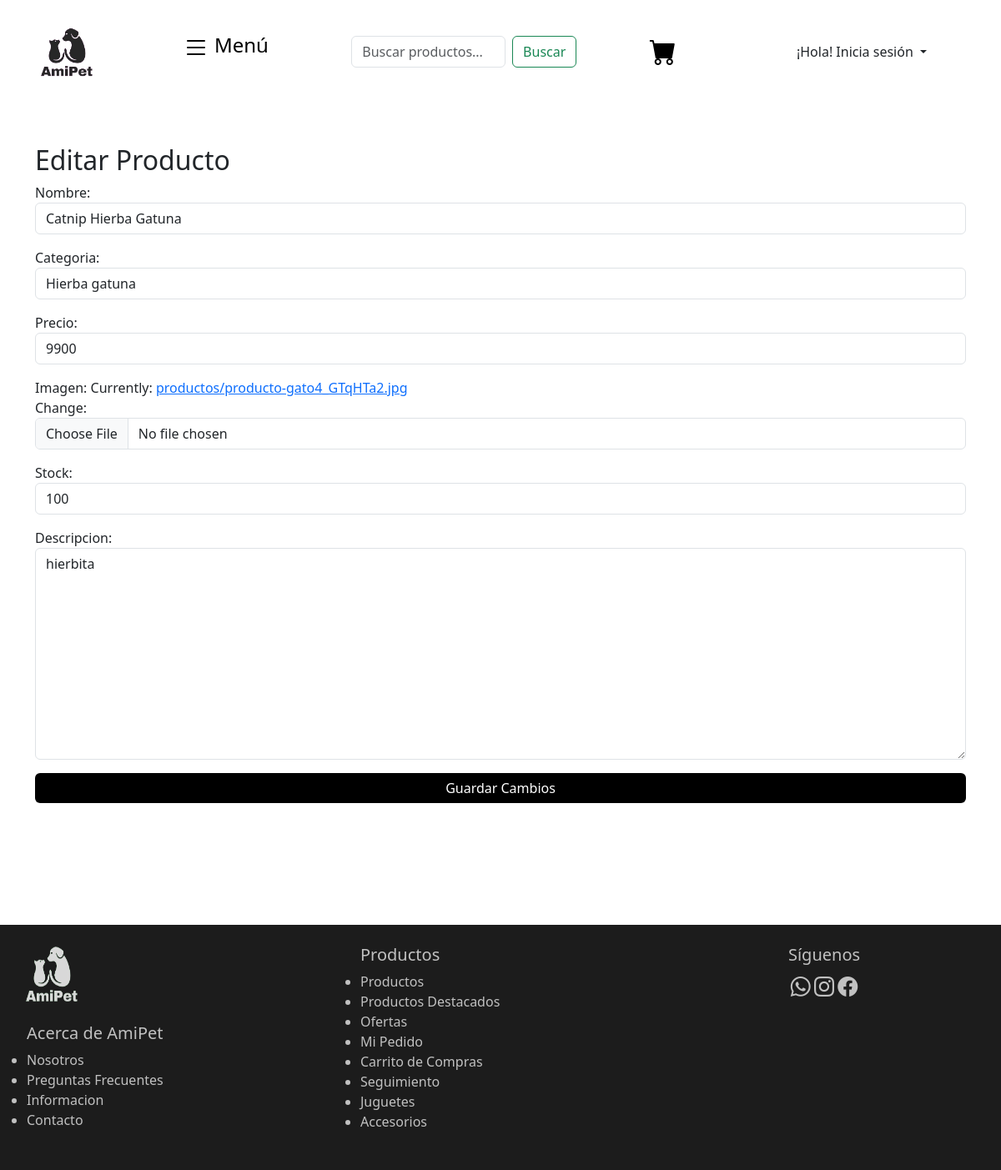
Screenshot of /producto/4/editar/ with the database file from the repository.
### CarritoApp/models.py (models this page shows, shortened)
class Producto(models.Model):
    nombre = models.CharField(max_length=64)
    categoria = models.ForeignKey(Categoria, on_delete=models.CASCADE)  # Updated to ForeignKey
    precio = models.IntegerField()
    imagen = models.ImageField(upload_to='productos/', default='media/default.png')
    stock = models.IntegerField(default=0)
    descripcion = models.TextField(blank=True, null=True)

class Categoria(models.Model):
    nombre = models.CharField(max_length=50, unique=True)
    def __str__(self):
        return self.nombre

### CarritoApp/views.py (the view)
# urls.py: path('producto/<int:pk>/editar/', views.editar_producto, name='editar_producto'),
def editar_producto(request, pk):
    producto = get_object_or_404(Producto, pk=pk)
    if request.method == 'POST':
        form = ProductoForm(request.POST, request.FILES, instance=producto)
        if form.is_valid():
            form.save()
            return redirect('Tienda')  # Redirige a la lista de productos o a otro lugar
    else:
        form = ProductoForm(instance=producto)
    return render(request, 'editar_producto.html', {'form': form})

### CarritoApp/forms.py
class ProductoForm(forms.ModelForm):
    class Meta:
        model = Producto
        fields = ['nombre', 'categoria', 'precio', 'imagen', 'stock', 'descripcion']
        widgets = {
            'nombre': forms.TextInput(attrs={'class': 'form-control'}),
            'categoria': forms.Select(attrs={'class': 'form-control'}),  # Updated to Select widget
            'precio': forms.NumberInput(attrs={'class': 'form-control'}),
            'imagen': forms.ClearableFileInput(attrs={'class': 'form-control'}),
            'stock': forms.NumberInput(attrs={'class': 'form-control'}),
            'descripcion': forms.Textarea(attrs={'class': 'form-control'}),
        }

### CarritoApp/context_processors.py (called while the page is built)
def total_carrito(request):
    total = 0
    if request.user.is_authenticated:
        if "carrito" in request.session:
            print("Carrito encontrado en la sesión:", request.session["carrito"])
            for key, value in request.session["carrito"].items():
                total += int(value["acumulado"])
    print("Total del carrito:", total)
    return {"total_carrito": total}

### CarritoApp/templates/editar_producto.html (shortened to what this page needs)
<!DOCTYPE html>
{% load static %}
<html lang="es">
<head>
    <link rel="stylesheet" href="https://cdn.jsdelivr.net/npm/bootstrap-icons@1.11.3/font/bootstrap-icons.min.css">
    <link href="{% static 'bootstrap/css/bootstrap.min.css' %}" rel="stylesheet">
    <link href="{% static 'css/index.css' %}" rel="stylesheet">
</head>
<body>
  <header class="header-container">
    <div class="header-content row row-cols-1 row-cols-sm-2 g-3">
        <div class="col-md-1 col-sm-3">
            <img src="{% static 'img/AmiPet.png' %}" alt="Logo" class="logo">
        </div>
        <div class="col-md-2 col-sm-9">
            <button class="abrir-menu">
                <div class="fs-4 mb-3">
                    Menú
                </div>
            </button>
        </div>
        <div class="col-md-3 col-sm-6">
            <form class="d-flex" role="search">
                <input class="form-control me-2" type="search" placeholder="Buscar productos..." aria-label="Search">
                <button class="btn btn-outline-success" type="submit">Buscar</button>
            </form>
        </div>
      {% if not user.is_superuser %}
        <div class="col-md-1 col-sm-2 align-items-center justify-content-center">
          <a href="{% url 'juguetesPerros' %}" class="btn-carrito">
            <i class="bi bi-cart-fill"></i>
          </a>
        </div>
      {% endif %}
        {% if user.is_authenticated %}
          <div class="dropdown col-md-3 col-sm-6" id="dropdownCuenta">
            <button class="btn dropdown-toggle" type="button" id="dropdownMenuButton">
                ¡Hola! {{ user.username }}
            </button>
            <ul class="dropdown-menu dropdown-menu-end" aria-labelledby="dropdownMenuButton">
                <li><a class="dropdown-item" href="{% url 'perfil_usuario' %}">Mi Perfil</a></li>
                <li><a class="dropdown-item" href="{% url 'logout' %}"><i class="bi bi-box-arrow-left"></i>   Cerrar Sesión</a></li>
            </ul>
          </div>
        {% else %}
          <div class="dropdown col-md-3 col-sm-6" id="dropdownCuenta">
            <button class="btn dropdown-toggle" type="button" id="dropdownMenuButton">
                ¡Hola! Inicia sesión
            </button>
          </div>
        {% endif %}
    </div>
</header>
    <div class="container mt-5">
    <h2>Editar Producto</h2>
    <form method="post" enctype="multipart/form-data">
        {{ form.as_p }}
        <button type="submit" class="btn btn-card">Guardar Cambios</button>
    </form>
  </div>
<br><br><br><br>
<footer class="container-footer">
    <div class="row w-100">
      <div class="col-md-4 footer1 mt-4">
        <a class="navbar-brand logo-footer" href="index.html">
          <img src="{% static 'img/AmiPet.png' %}" alt="logo" width="70" height="70" class="logo">
        </a>
        <ul class="list-footer mt-4">
          <h5>Acerca de AmiPet</h5>
          <li><a href="#" class="nav-link">Nosotros</a></li>
          <li><a href="#" class="nav-link">Preguntas Frecuentes</a></li>
          <li><a href="#" class="nav-link">Informacion</a></li>
          <li><a href="#" class="nav-link">Contacto</a></li>
        </ul>
      </div>
      <div class="col-md-4 footer2 mt-4">
        <ul class="list-footer">
          <h5>Productos</h5>
          <li><a href="#" class="nav-link">Productos</a></li>
          <li><a href="#" class="nav-link">Productos Destacados</a></li>
          <li><a href="#" class="nav-link">Ofertas</a></li>
          <li><a href="#" class="nav-link">Mi Pedido</a></li>
          <li><a href="#" class="nav-link">Carrito de Compras</a></li>
          <li><a href="#" class="nav-link">Seguimiento</a></li>
          <li><a href="#" class="nav-link">Juguetes</a></li>
          <li><a href="#" class="nav-link">Accesorios</a></li>
        </ul>
      </div>
      <div class="col-md-4 footer-redes text-center mt-4 mb-4">
        <div>
          <h5>Síguenos</h5>
          <i class="bi bi-whatsapp" style="font-size: 24px;"></i>
          <i class="bi bi-instagram" style="font-size: 24px;"></i>
          <i class="bi bi-facebook" style="font-size: 24px;"></i>
        </div>
      </div>
    </div>
  </footer>
</body>
</html>

### CarritoApp/static/css/index.css (style rules this page uses)
* { margin: 0; padding: 0; box-sizing: border-box; }
header { align-items: center; padding: 2rem; background-color: white; }
.header-content { display: flex; align-items: center; justify-content: space-between; flex-wrap: wrap; margin-left: 0; }
.logo { max-width: 4rem; margin-right: 0; }
.abrir-menu { margin-left: auto; background: none; border: none; font-size: 2rem; cursor: pointer; outline: none; }
.abrir-menu svg { width: 2rem; height: 2rem; }
.container-footer { background-color: #1c1c1c; margin-top: 50px; padding-bottom: 30px; }
.footer1 { color: #c1c1c1; }
.footer2 { color: #c1c1c1; }
.footer-redes { color: #c1c1c1; }
.logo-footer img { margin-left: 30px; filter: invert(1); }
.header-container { text-align: center; }
.btn-card { width: 100%; background-color: #000; color: white; border: none; }
.btn-carrito { font-size: 2rem; padding: 10px; color: #000; }
.btn-carrito i { font-size: 2rem; }

### rows the page displays
Producto: nombre "Catnip Hierba Gatuna", categoria "Hierba gatuna", precio "9900", stock "100", descripcion "hierbita"
